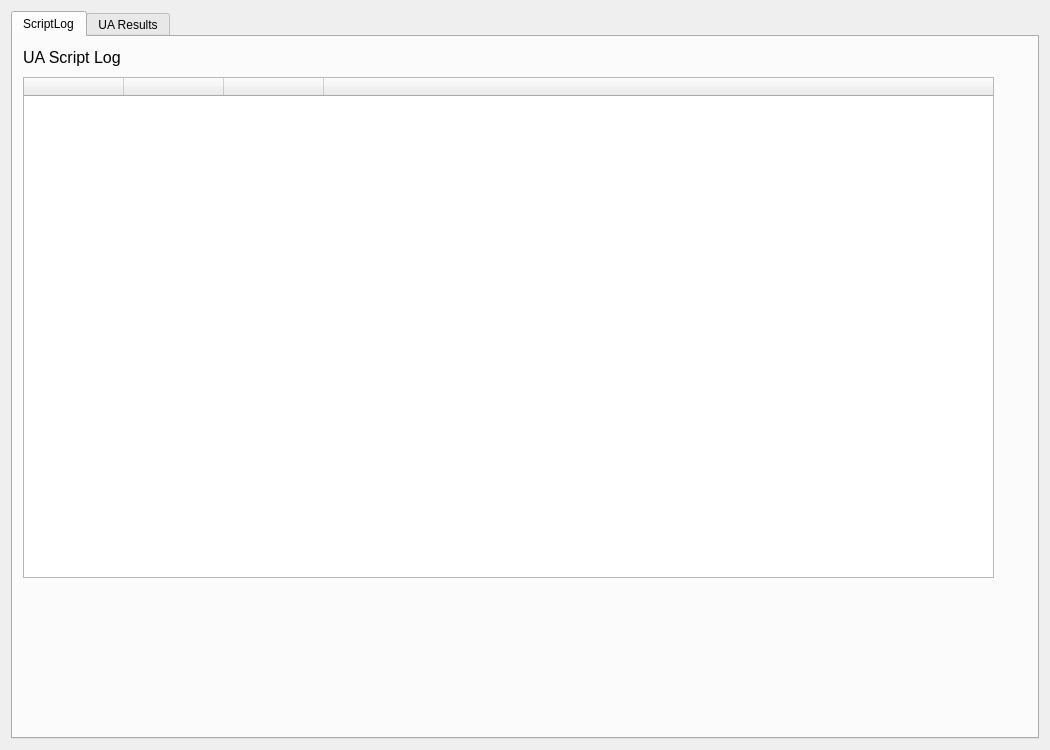
<?xml version="1.0" encoding="UTF-8"?>
<ui version="4.0">
    <class>Form</class>
    <widget class="QWidget" name="Form">
        <property name="geometry">
            <rect>
                <x>0</x>
                <y>0</y>
                <width>1050</width>
                <height>750</height>
            </rect>
        </property>
        <property name="minimumSize">
            <size>
                <width>1050</width>
                <height>750</height>
            </size>
        </property>
        <property name="maximumSize">
            <size>
                <width>1050</width>
                <height>750</height>
            </size>
        </property>
        <property name="windowTitle">
            <string>Form</string>
        </property>
        <layout class="QHBoxLayout" name="horizontalLayout">
            <item>
                <widget class="QTabWidget" name="tabWidget_2">
                    <property name="currentIndex">
                        <number>0</number>
                    </property>
                    <widget class="QWidget" name="scriptlog_tab">
                        <attribute name="title">
                            <string>ScriptLog</string>
                        </attribute>
                        <widget class="QTableWidget" name="script_log_table">
                            <property name="geometry">
                                <rect>
                                    <x>10</x>
                                    <y>40</y>
                                    <width>971</width>
                                    <height>501</height>
                                </rect>
                            </property>
                            <attribute name="horizontalHeaderStretchLastSection">
                                <bool>true</bool>
                            </attribute>
                            <column>
                                <property name="text">
                                    <string/>
                                </property>
                            </column>
                            <column>
                                <property name="text">
                                    <string/>
                                </property>
                            </column>
                            <column>
                                <property name="text">
                                    <string/>
                                </property>
                            </column>
                            <column>
                                <property name="text">
                                    <string/>
                                </property>
                            </column>
                        </widget>
                        <widget class="QLabel" name="label_131">
                            <property name="geometry">
                                <rect>
                                    <x>10</x>
                                    <y>10</y>
                                    <width>111</width>
                                    <height>21</height>
                                </rect>
                            </property>
                            <property name="font">
                                <font>
                                    <pointsize>12</pointsize>
                                </font>
                            </property>
                            <property name="text">
                                <string>UA Script Log</string>
                            </property>
                        </widget>
                    </widget>
                    <widget class="QWidget" name="tab_8">
                        <attribute name="title">
                            <string>UA Results</string>
                        </attribute>
                        <widget class="QTableWidget" name="results_table">
                            <property name="geometry">
                                <rect>
                                    <x>0</x>
                                    <y>160</y>
                                    <width>1000</width>
                                    <height>371</height>
                                </rect>
                            </property>
                            <property name="sizePolicy">
                                <sizepolicy hsizetype="Preferred" vsizetype="Preferred">
                                    <horstretch>0</horstretch>
                                    <verstretch>0</verstretch>
                                </sizepolicy>
                            </property>
                            <property name="maximumSize">
                                <size>
                                    <width>1000</width>
                                    <height>1000</height>
                                </size>
                            </property>
                            <property name="font">
                                <font>
                                    <pointsize>8</pointsize>
                                </font>
                            </property>
                            <attribute name="horizontalHeaderDefaultSectionSize">
                                <number>61</number>
                            </attribute>
                            <attribute name="horizontalHeaderStretchLastSection">
                                <bool>true</bool>
                            </attribute>
                            <attribute name="verticalHeaderCascadingSectionResizes">
                                <bool>false</bool>
                            </attribute>
                            <attribute name="verticalHeaderDefaultSectionSize">
                                <number>20</number>
                            </attribute>
                            <attribute name="verticalHeaderMinimumSectionSize">
                                <number>10</number>
                            </attribute>
                            <row>
                                <property name="text">
                                    <string/>
                                </property>
                            </row>
                            <row>
                                <property name="text">
                                    <string>Element_01</string>
                                </property>
                            </row>
                            <row>
                                <property name="text">
                                    <string>Element_02</string>
                                </property>
                            </row>
                            <row>
                                <property name="text">
                                    <string>Element_03</string>
                                </property>
                            </row>
                            <row>
                                <property name="text">
                                    <string>Element_04</string>
                                </property>
                            </row>
                            <row>
                                <property name="text">
                                    <string>Element_05</string>
                                </property>
                            </row>
                            <row>
                                <property name="text">
                                    <string>Element_06</string>
                                </property>
                            </row>
                            <row>
                                <property name="text">
                                    <string>Element_07</string>
                                </property>
                            </row>
                            <row>
                                <property name="text">
                                    <string>Element_08</string>
                                </property>
                            </row>
                            <row>
                                <property name="text">
                                    <string>Element_09</string>
                                </property>
                            </row>
                            <row>
                                <property name="text">
                                    <string>Element_10</string>
                                </property>
                            </row>
                            <row>
                                <property name="text">
                                    <string/>
                                </property>
                            </row>
                            <row>
                                <property name="text">
                                    <string>UA_Common</string>
                                </property>
                            </row>
                            <row>
                                <property name="text">
                                    <string>Elements with...</string>
                                </property>
                            </row>
                            <row>
                                <property name="text">
                                    <string>Elements with...</string>
                                </property>
                            </row>
                            <column>
                                <property name="text">
                                    <string>X</string>
                                </property>
                            </column>
                            <column>
                                <property name="text">
                                    <string>Theta</string>
                                </property>
                            </column>
                            <column>
                                <property name="text">
                                    <string>LF</string>
                                </property>
                            </column>
                            <column>
                                <property name="text">
                                    <string>LF.VSI</string>
                                </property>
                            </column>
                            <column>
                                <property name="text">
                                    <string>HF</string>
                                </property>
                            </column>
                            <column>
                                <property name="text">
                                    <string>HF.VSI</string>
                                </property>
                            </column>
                            <column>
                                <property name="text">
                                    <string>LF.Eff</string>
                                </property>
                            </column>
                            <column>
                                <property name="text">
                                    <string>LF.Rfl</string>
                                </property>
                            </column>
                            <column>
                                <property name="text">
                                    <string>LF.Pf (max)</string>
                                </property>
                            </column>
                            <column>
                                <property name="text">
                                    <string>LF.WTemp</string>
                                </property>
                            </column>
                            <column>
                                <property name="text">
                                    <string>HF.Eff</string>
                                </property>
                            </column>
                            <column>
                                <property name="text">
                                    <string>HF.Rfl</string>
                                </property>
                            </column>
                            <column>
                                <property name="text">
                                    <string>HF.Pf (max)</string>
                                </property>
                            </column>
                            <column>
                                <property name="text">
                                    <string>HF.WTemp</string>
                                </property>
                            </column>
                            <column>
                                <property name="text">
                                    <string>Element</string>
                                </property>
                            </column>
                            <column>
                                <property name="text">
                                    <string>Failure description</string>
                                </property>
                            </column>
                            <item row="0" column="0">
                                <property name="text">
                                    <string/>
                                </property>
                            </item>
                            <item row="0" column="1">
                                <property name="text">
                                    <string/>
                                </property>
                            </item>
                            <item row="0" column="2">
                                <property name="text">
                                    <string>(MHz)</string>
                                </property>
                            </item>
                            <item row="0" column="3">
                                <property name="text">
                                    <string>(V^2s)</string>
                                </property>
                            </item>
                            <item row="0" column="4">
                                <property name="text">
                                    <string>(MHz)</string>
                                </property>
                            </item>
                            <item row="0" column="5">
                                <property name="text">
                                    <string>(V^2s)</string>
                                </property>
                            </item>
                            <item row="0" column="6">
                                <property name="text">
                                    <string>(%)</string>
                                </property>
                            </item>
                            <item row="0" column="7">
                                <property name="text">
                                    <string>(%)</string>
                                </property>
                            </item>
                            <item row="0" column="8">
                                <property name="text">
                                    <string>(W)</string>
                                </property>
                            </item>
                            <item row="0" column="9">
                                <property name="text">
                                    <string>(degC)</string>
                                </property>
                            </item>
                            <item row="0" column="10">
                                <property name="text">
                                    <string>(%)</string>
                                </property>
                            </item>
                            <item row="0" column="11">
                                <property name="text">
                                    <string>(%)</string>
                                </property>
                            </item>
                            <item row="0" column="12">
                                <property name="text">
                                    <string>(W)</string>
                                </property>
                            </item>
                            <item row="0" column="13">
                                <property name="text">
                                    <string>(degC)</string>
                                </property>
                            </item>
                            <item row="0" column="14">
                                <property name="text">
                                    <string>result</string>
                                </property>
                            </item>
                            <item row="2" column="1">
                                <property name="text">
                                    <string/>
                                </property>
                            </item>
                        </widget>
                        <widget class="QLabel" name="label_130">
                            <property name="geometry">
                                <rect>
                                    <x>10</x>
                                    <y>10</y>
                                    <width>111</width>
                                    <height>16</height>
                                </rect>
                            </property>
                            <property name="font">
                                <font>
                                    <pointsize>12</pointsize>
                                </font>
                            </property>
                            <property name="text">
                                <string>UA Test Results</string>
                            </property>
                        </widget>
                        <widget class="QPushButton" name="save_button">
                            <property name="geometry">
                                <rect>
                                    <x>860</x>
                                    <y>630</y>
                                    <width>111</width>
                                    <height>31</height>
                                </rect>
                            </property>
                            <property name="text">
                                <string>Save Report</string>
                            </property>
                        </widget>
                    </widget>
                </widget>
            </item>
        </layout>
    </widget>
    <resources/>
    <connections/>
</ui>
